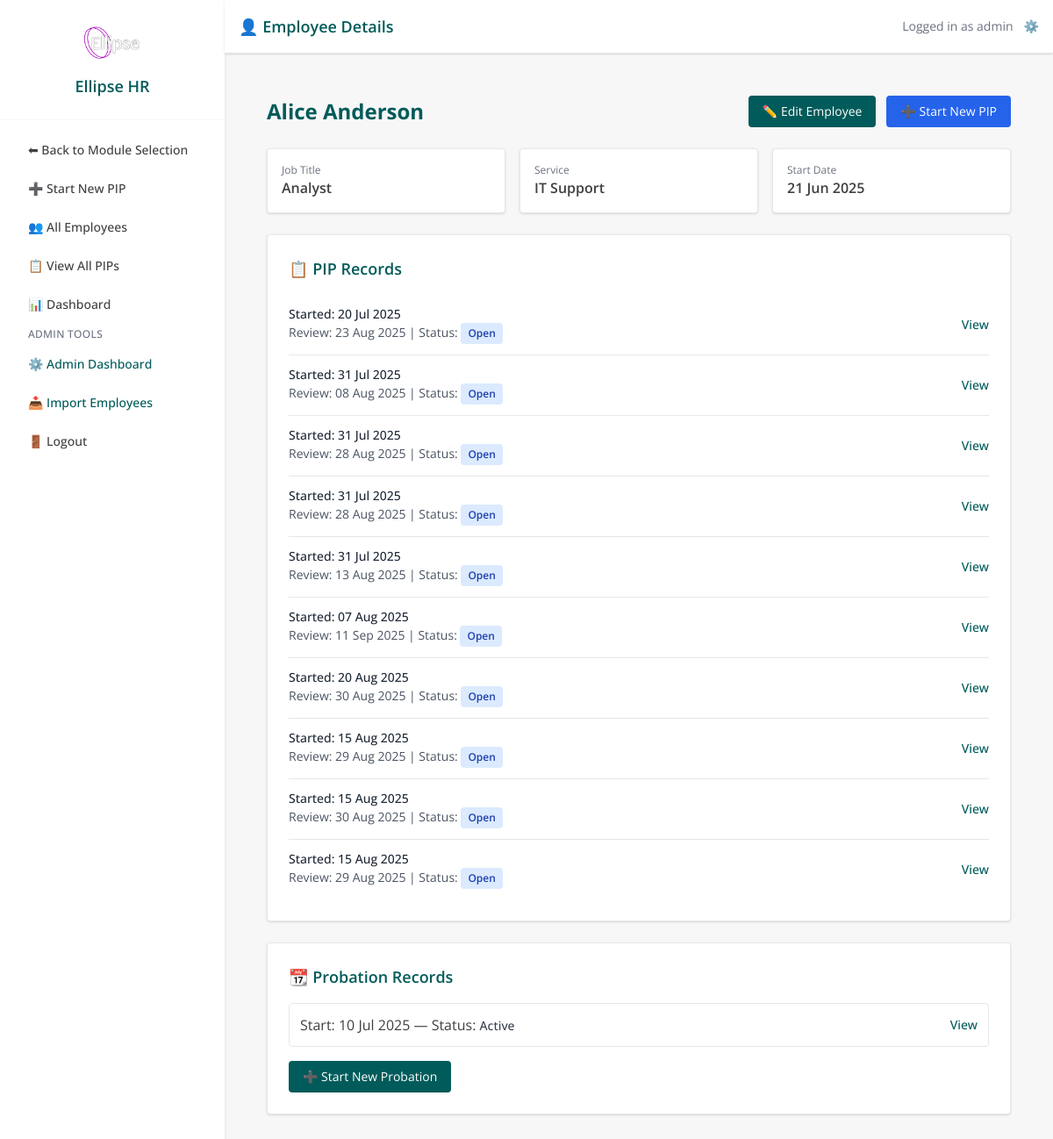
Page /employee/1 (signed in) on the earlier database version.
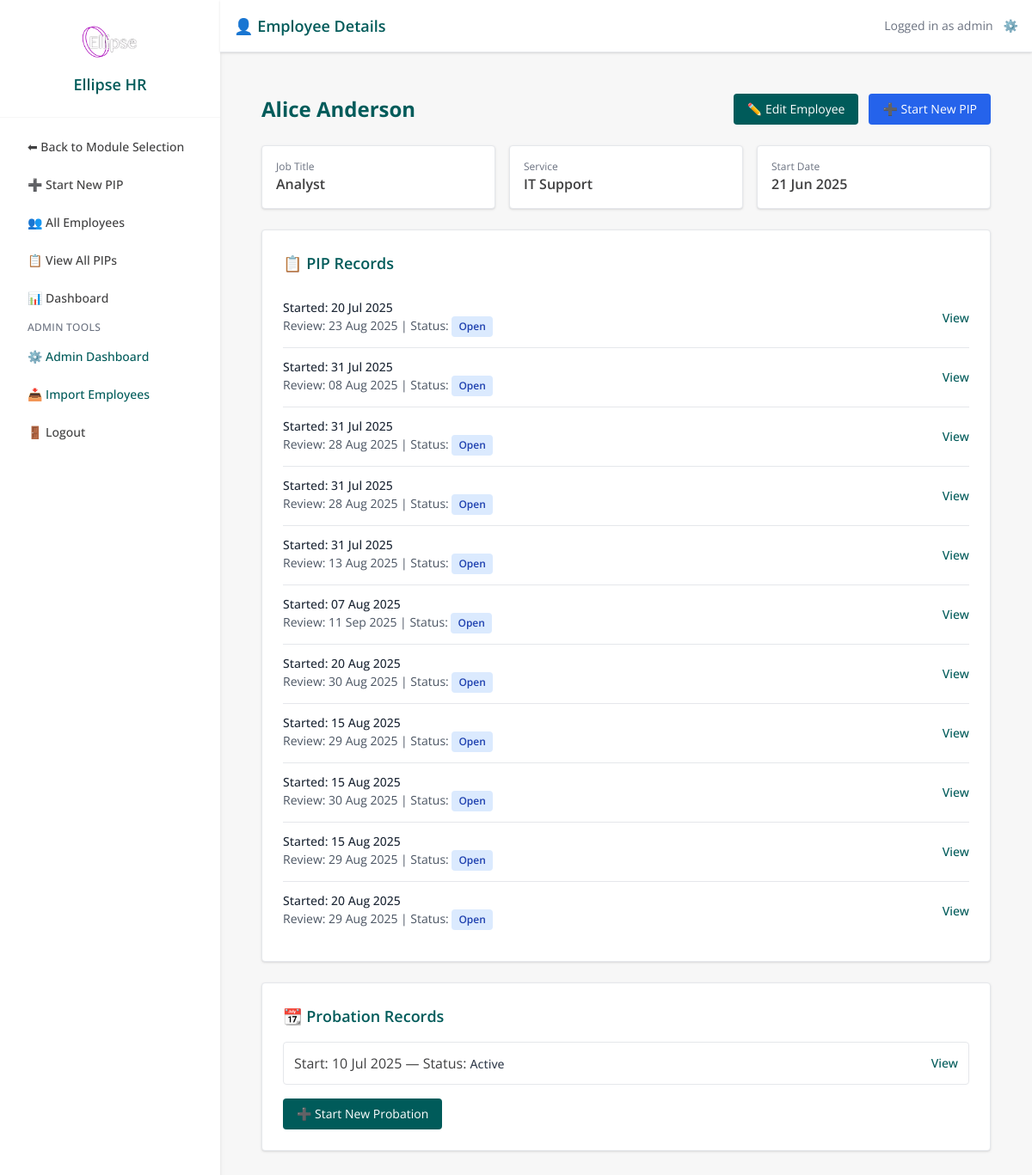
Same page on the later database version.
### models.py (models this page shows)
class PIPRecord(db.Model):
    __tablename__ = 'pip_record'
    id = db.Column(db.Integer, primary_key=True)
    employee_id = db.Column(db.Integer, db.ForeignKey('employee.id'), nullable=False)
    concerns = db.Column(db.Text, nullable=False)
    start_date = db.Column(db.Date, nullable=False)
    review_date = db.Column(db.Date, nullable=False)
    meeting_notes = db.Column(db.Text)
    status = db.Column(db.String(20), default='Open')
    created_by = db.Column(db.String(100))
    created_at = db.Column(db.DateTime, default=datetime.utcnow)
    last_updated = db.Column(db.DateTime, default=datetime.utcnow, onupdate=datetime.utcnow)
    ai_advice = db.Column(db.Text)
    ai_advice_generated_at = db.Column(db.DateTime)
    capability_meeting_date = db.Column(db.DateTime, nullable=True)
    capability_meeting_time = db.Column(db.String, nullable=True)
    capability_meeting_venue = db.Column(db.String, nullable=True)
    concern_category = db.Column(db.String(100))
    severity = db.Column(db.String(50))
    frequency = db.Column(db.String(50))
    tags = db.Column(db.Text)
    employee = db.relationship('Employee', back_populates='pips')
    action_items = db.relationship(
        'PIPActionItem',
        back_populates='pip_record',
        cascade='all, delete-orphan',
        lazy=True
    )
    timeline_events = db.relationship(
        'TimelineEvent',
        back_populates='pip_record',
        cascade='all, delete-orphan',
        lazy=True
    )

class ProbationRecord(db.Model):
    id = db.Column(db.Integer, primary_key=True)
    employee_id = db.Column(db.Integer, db.ForeignKey('employee.id'), nullable=False)
    start_date = db.Column(db.Date, nullable=False)
    expected_end_date = db.Column(db.Date, nullable=False)
    status = db.Column(db.String(50), default="Active")  # Active, Extended, Completed, Failed
    notes = db.Column(db.Text)
    created_at = db.Column(db.DateTime, default=datetime.utcnow)
    last_updated = db.Column(db.DateTime, default=datetime.utcnow, onupdate=datetime.utcnow)
    reviews = db.relationship('ProbationReview', backref='probation', lazy=True, cascade="all, delete-orphan")
    plans = db.relationship('ProbationPlan', backref='probation', lazy=True, cascade="all, delete-orphan")
    employee = db.relationship('Employee', backref=db.backref('probation_records', lazy=True))

### app.py (the view)
@app.route('/employee/<int:employee_id>')
@login_required
def employee_detail(employee_id):
    employee = Employee.query.options(db.joinedload(Employee.pips)).get_or_404(employee_id)
    if current_user.admin_level == 0 and employee.team_id != current_user.team_id:
        flash('Access denied')
        return redirect(url_for('dashboard'))
    return render_template('employee_detail.html', employee=employee)

### app.py (called while the page is built)
@app.context_processor
def inject_module():
    return dict(active_module=session.get('active_module'))

@login_manager.user_loader
def load_user(user_id):
    return db.session.get(User, int(user_id))

@app.before_request
def set_active_module():
    path = request.path.lower()
    if path.startswith('/pip/') or \
       path.startswith('/employee/') or \
       path in ['/dashboard', '/pip_list', '/employee/list', '/employee/add', '/pip/select-employee']:
        session['active_module'] = 'PIP'
    elif path.startswith('/probation/'):
        session['active_module'] = 'Probation'
    elif path == '/':
        session.pop('active_module', None)

### models.py (called while the page is built)
    def is_superuser(self):
        return self.admin_level == 2

### templates/employee_detail.html (shortened to what this page needs)
{% extends "base.html" %}
{% block page_title %}👤 Employee Details{% endblock %}
{% block content %}
<div class="max-w-5xl mx-auto p-6 space-y-6">
  <div class="flex justify-between items-center">
    <h1 class="text-2xl font-bold text-ellipse-teal">
      {{ employee.first_name }} {{ employee.last_name }}
    </h1>
    <div class="flex gap-3">
      <a href="{{ url_for('edit_employee', employee_id=employee.id) }}"
         class="inline-flex items-center bg-ellipse-teal text-white px-4 py-2 rounded hover:bg-ellipse-hover text-sm">
        ✏️ Edit Employee
      </a>
      <button onclick="openPipModal()" class="inline-flex items-center bg-blue-600 text-white px-4 py-2 rounded hover:bg-blue-700 text-sm">
        ➕ Start New PIP
      </button>
    </div>
  </div>
  <div class="grid grid-cols-1 md:grid-cols-3 gap-4">
    <div class="bg-white p-4 rounded shadow border">
      <p class="text-xs text-gray-500">Job Title</p>
      <p class="text-base font-semibold">{{ employee.job_title }}</p>
    </div>
    <div class="bg-white p-4 rounded shadow border">
      <p class="text-xs text-gray-500">Service</p>
      <p class="text-base font-semibold">{{ employee.service }}</p>
    </div>
    <div class="bg-white p-4 rounded shadow border">
      <p class="text-xs text-gray-500">Start Date</p>
      <p class="text-base font-semibold">{{ employee.start_date.strftime('%d %b %Y') }}</p>
    </div>
  </div>
  <div class="bg-white p-6 rounded shadow border">
    <h2 class="text-lg font-semibold text-ellipse-teal mb-4">📋 PIP Records</h2>
    <ul class="divide-y divide-gray-200">
      {% for pip in employee.pips %}
        <li class="py-3">
          <div class="flex justify-between items-center">
            <div>
              <p class="text-sm font-medium text-gray-800">Started: {{ pip.start_date.strftime('%d %b %Y') }}</p>
              <p class="text-sm text-gray-600">
                Review: {{ pip.review_date.strftime('%d %b %Y') }} |
                Status:
                <span class="inline-block px-2 py-1 rounded text-xs font-semibold
                  {% if pip.status == 'Open' %}bg-blue-100 text-blue-800
                  {% elif pip.status == 'Completed' %}bg-green-100 text-green-800
                  {% elif pip.status == 'Closed' %}bg-gray-200 text-gray-700
                  {% else %}bg-gray-100 text-gray-600
                  {% endif %}">
                  {{ pip.status }}
                </span>
              </p>
            </div>
            <a href="{{ url_for('pip_detail', id=pip.id) }}"
               class="text-sm text-ellipse-teal hover:underline font-medium">
              View
            </a>
          </div>
        </li>
      {% else %}
        <li class="py-3 text-gray-400">No PIPs for this employee.</li>
      {% endfor %}
    </ul>
  </div>
  <div class="bg-white p-6 rounded shadow border">
    <h2 class="text-lg font-semibold text-ellipse-teal mb-4">📆 Probation Records</h2>
    {% if employee.probation_records %}
      <ul class="space-y-2">
        {% for probation in employee.probation_records %}
          <li class="flex justify-between items-center border p-3 rounded hover:bg-ellipse-light transition">
            <span>
              Start: {{ probation.start_date.strftime('%d %b %Y') }} —
              Status:
              <span class="text-sm font-medium text-gray-700">{{ probation.status }}</span>
            </span>
            <a href="{{ url_for('view_probation', id=probation.id) }}"
               class="text-sm text-ellipse-teal hover:underline font-medium">
              View
            </a>
          </li>
        {% endfor %}
      </ul>
    {% else %}
      <p class="text-gray-400 text-sm">No probation records found.</p>
    {% endif %}
    <a href="{{ url_for('create_probation', employee_id=employee.id) }}"
       class="inline-block mt-4 bg-ellipse-teal text-white px-4 py-2 rounded hover:bg-ellipse-hover text-sm">
      ➕ Start New Probation
    </a>
  </div>
</div>
{% endblock %}

Differences in the rows shown:
added PIPRecord: start_date "20 Aug 2025", review_date "29 Aug 2025", status "Open"
